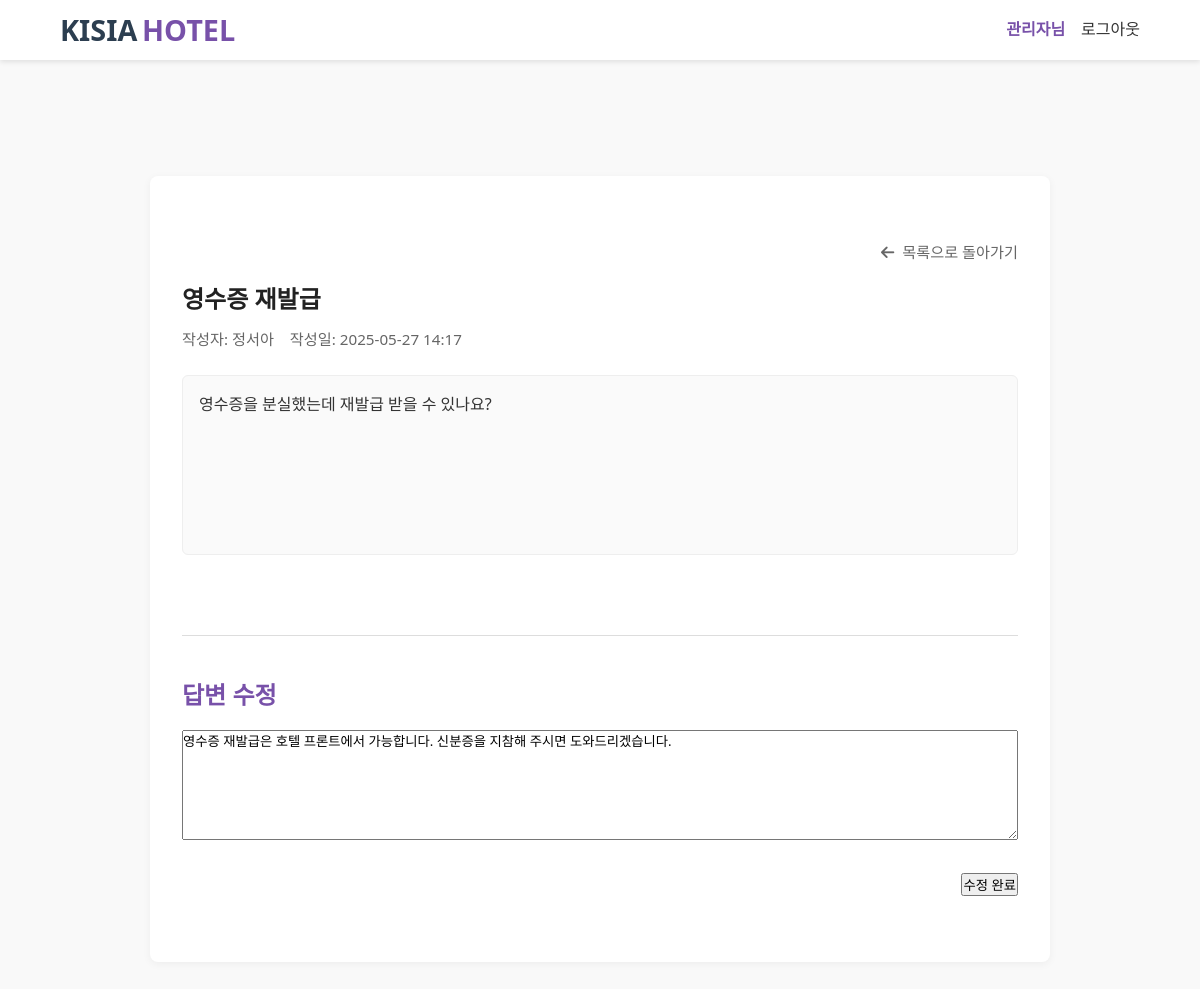
Screenshot of /inquiry/inquiry_response_edit.php?inquiry_id=6 (signed in) with the database file from the repository.
### tables this page shows
CREATE TABLE inquiries (
    inquiry_id INT PRIMARY KEY AUTO_INCREMENT,
    user_id INT,
    category ENUM('reservation', 'payment', 'room', 'other') NOT NULL,
    title VARCHAR(100) NOT NULL,
    content TEXT NOT NULL,
    is_secret TINYINT(1) DEFAULT 0,
    created_at DATETIME DEFAULT CURRENT_TIMESTAMP,
    updated_at DATETIME DEFAULT CURRENT_TIMESTAMP ON UPDATE CURRENT_TIMESTAMP,
    FOREIGN KEY (user_id) REFERENCES users(user_id) ON DELETE CASCADE
);

CREATE TABLE users (
    user_id INT PRIMARY KEY AUTO_INCREMENT,
    username VARCHAR(50) NOT NULL,
    real_id VARCHAR(50) NOT NULL UNIQUE,
    password VARCHAR(255) NOT NULL,
    email VARCHAR(100) NOT NULL UNIQUE,
    phone VARCHAR(20),
    created_at DATETIME NOT NULL DEFAULT CURRENT_TIMESTAMP,
    is_admin BOOLEAN DEFAULT FALSE,
    terms BOOLEAN DEFAULT FALSE,
    marketing BOOLEAN DEFAULT FALSE,
    profile_image VARCHAR(255) DEFAULT '/image/default_profile.jpg',
    point INT DEFAULT 0,
    vip BOOLEAN DEFAULT FALSE,
    vip_status ENUM('auto', 'manual') DEFAULT 'auto'
);

CREATE TABLE inquiry_responses (
    response_id INT PRIMARY KEY AUTO_INCREMENT,
    inquiry_id INT,
    admin_id INT NOT NULL,
    content TEXT NOT NULL,
    created_at DATETIME DEFAULT CURRENT_TIMESTAMP,
    FOREIGN KEY (inquiry_id) REFERENCES inquiries(inquiry_id) ON DELETE CASCADE,
    FOREIGN KEY (admin_id) REFERENCES users(user_id) ON DELETE CASCADE
);

### src/action/inquiry_detail_action.php (called while the page is built, shortened)
<?php
include_once __DIR__ . '/../includes/db_connection.php';
$inquiry_id = isset($_GET['inquiry_id']) ? (int)$_GET['inquiry_id'] : 0;
$query = "
    SELECT i.*, u.username
    FROM inquiries i
    JOIN users u ON i.user_id = u.user_id
    WHERE i.inquiry_id = $inquiry_id
";
$result = mysqli_query($conn, $query);
$inquiry = mysqli_fetch_assoc($result);
$res_query = "
    SELECT content, created_at
    FROM inquiry_responses
    WHERE inquiry_id = $inquiry_id
    ORDER BY response_id ASC LIMIT 1
";
$res_result = mysqli_query($conn, $res_query);
$response = mysqli_fetch_assoc($res_result);

### src/inquiry/inquiry_response_edit.php (the view, shortened to what this page needs)
<?php
include_once __DIR__ . '/../includes/header.php';
include_once __DIR__ . '/../action/inquiry_detail_action.php';
?>
<!DOCTYPE html>
<html lang="ko">
<head>
    <link rel="stylesheet" href="../style/inquiry-detail.css">
</head>
<body>
<main class="board-container">
    <div class="inquiry-detail">
        <div class="inquiry-section-header">
            <a href="inquiry.php" class="inquiry-back-btn"><i class="fas fa-arrow-left"></i> 목록으로 돌아가기</a>
        </div>
        <div class="inquiry-header">
            <h2 class="inquiry-title"><?= $inquiry['title'] ?></h2>
            <div class="inquiry-meta">
                <span class="writer">작성자: <?= $inquiry['username'] ?></span>
                <span class="date">작성일: <?= date('Y-m-d H:i', strtotime($inquiry['created_at'])) ?></span>
            </div>
        </div>
        <div class="inquiry-content">
            <p><?= nl2br($inquiry['content']) ?></p>
        </div>
        <div class="admin-answer-form">
            <h2>답변 수정</h2>
            <form action="../action/inquiry_response_edit_action.php" method="get">
                <textarea name="content" rows="6" style="width:100%;" required><?= $response['content'] ?></textarea>
                <div style="margin-top: 0.5rem; text-align: right;">
                    <button type="submit" class="edit-btn">수정 완료</button>
                </div>
            </form>
        </div>
    </div>
</main>
<?php include_once __DIR__ . '/../includes/footer.php'; ?>
</body>
</html>

### src/style/styles.css (style rules this page uses)
* { margin: 0; padding: 0; box-sizing: border-box; font-family: 'Segoe UI', Tahoma, Geneva, Verdana, sans-serif; }
body { line-height: 1.6; color: #333; }
a { text-decoration: none; color: inherit; }

### src/style/review.css (style rules this page uses)
.board-container { max-width: 1200px; margin: 0 auto; padding: 6rem 2rem 2rem; }

### src/style/inquiry-detail.css (style rules this page uses)
body { font-family: 'Noto Sans KR', sans-serif; background-color: #f9f9f9; color: #333; margin: 0; padding: 0; }
main.board-container { max-width: 900px; margin: 80px auto 40px; padding: 2rem; background-color: #fff; border-radius: 8px; box-shadow: 0 2px 8px rgba(0,0,0,0.05); margin-top: 11rem; margin-bottom: 7rem; }
.inquiry-detail { margin-top: 2rem; }
.inquiry-header { margin-bottom: 1rem; }
.inquiry-title { font-size: 1.5rem; color: #222; margin-bottom: 0.5rem; margin-top: 1rem; }
.inquiry-meta { font-size: 0.95rem; color: #666; display: flex; gap: 1rem; }
.inquiry-content { margin-top: 1.5rem; font-size: 1rem; line-height: 1.6; padding: 1rem; background-color: #fafafa; border-radius: 6px; border: 1px solid #eee; min-height: 180px; height: auto; margin-bottom: 3rem; }
.admin-answer-form { margin-top: 5rem; margin-bottom: 2rem; border-top: 1px solid #ddd; padding-top: 1.5rem; }
.admin-answer-form h2 { margin-top: 1rem; margin-bottom: 1rem; color: #7851A9; }
.admin-answer-form textarea { margin-bottom: 1rem; }
.inquiry-section-header { display: flex; justify-content: flex-end; margin-bottom: 1rem; }
.inquiry-back-btn { display: inline-flex; align-items: center; gap: 0.5rem; color: #666; text-decoration: none; font-size: 0.95rem; transition: color 0.2s; }

### rows the page displays
inquiries: title "영수증 재발급", user.username "정서아", created_at "2025-05-27 14:17", content "영수증을 분실했는데 재발급 받을 수 있나요?"
inquiry_responses: content "영수증 재발급은 호텔 프론트에서 가능합니다. 신분증을 지참해 주시면 도와드리겠습니다."

### other values shown
$_SESSION['username'] "관리자"
